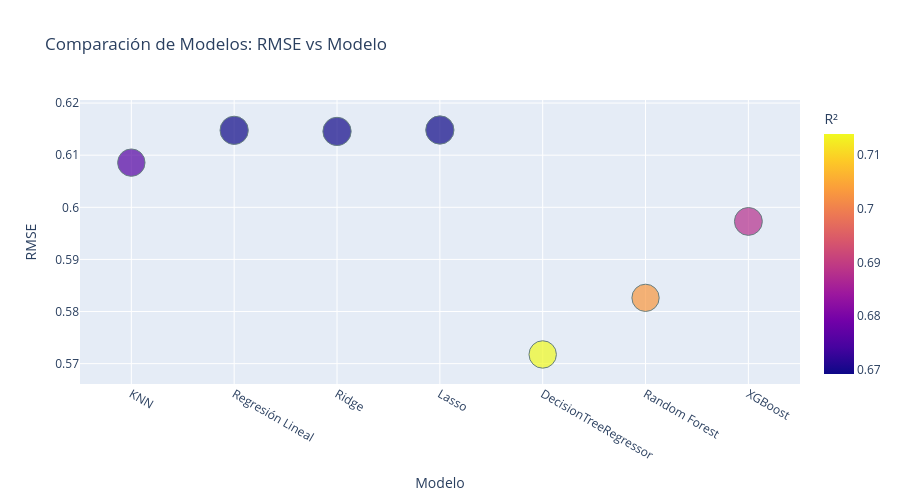

Notebook code for this chart:
### Code cell
import plotly.express as px

# Mostrar tabla interactiva con sorteo y filtros
fig = px.scatter(
    df_resultados,
    x='Modelo',
    y='RMSE',
    color='R²',
    size='MAPE',
    hover_data=['MAPE', 'R²', 'RMSE'],
    title="Comparación de Modelos: RMSE vs Modelo",
)

fig.update_traces(marker=dict(line=dict(width=1, color='DarkSlateGrey')))
fig.update_layout(height=500)
fig.show()

### Figure 1 — Plotly figure (JSON) as saved in the notebook; plotly's stock layout.template omitted (floating-point values rounded to 4 significant figures)
{"data": [{"customdata": [[69700000000000.0, 0.6759], [74060000000000.0, 0.6693], [74100000000000.0, 0.6695], [74130000000000.0, 0.6692], [69740000000000.0, 0.7139], [69060000000000.0, 0.703], [72280000000000.0, 0.6878]], "hovertemplate": "Modelo=%{x}<br>RMSE=%{y}<br>MAPE=%{customdata[0]}<br>R²=%{marker.color}<extra></extra>", "legendgroup": "", "marker": {"color": [0.6759, 0.6693, 0.6695, 0.6692, 0.7139, 0.703, 0.6878], "coloraxis": "coloraxis", "line": {"color": "DarkSlateGrey", "width": 1}, "size": [69700000000000.0, 74060000000000.0, 74100000000000.0, 74130000000000.0, 69740000000000.0, 69060000000000.0, 72280000000000.0], "sizemode": "area", "sizeref": 185300000000.0, "symbol": "circle"}, "mode": "markers", "name": "", "orientation": "v", "showlegend": false, "type": "scatter", "x": ["KNN", "Regresión Lineal", "Ridge", "Lasso", "DecisionTreeRegressor", "Random Forest", "XGBoost"], "xaxis": "x", "y": [0.6086, 0.6148, 0.6146, 0.6148, 0.5718, 0.5826, 0.5973], "yaxis": "y"}], "layout": {"coloraxis": {"colorbar": {"title": {"text": "R²"}}, "colorscale": [[0, "#0d0887"], [0.1111, "#46039f"], [0.2222, "#7201a8"], [0.3333, "#9c179e"], [0.4444, "#bd3786"], [0.5556, "#d8576b"], [0.6667, "#ed7953"], [0.7778, "#fb9f3a"], [0.8889, "#fdca26"], [1, "#f0f921"]]}, "height": 500, "legend": {"itemsizing": "constant", "tracegroupgap": 0}, "title": {"text": "Comparación de Modelos: RMSE vs Modelo"}, "xaxis": {"anchor": "y", "domain": [0, 1], "title": {"text": "Modelo"}}, "yaxis": {"anchor": "x", "domain": [0, 1], "title": {"text": "RMSE"}}}}
